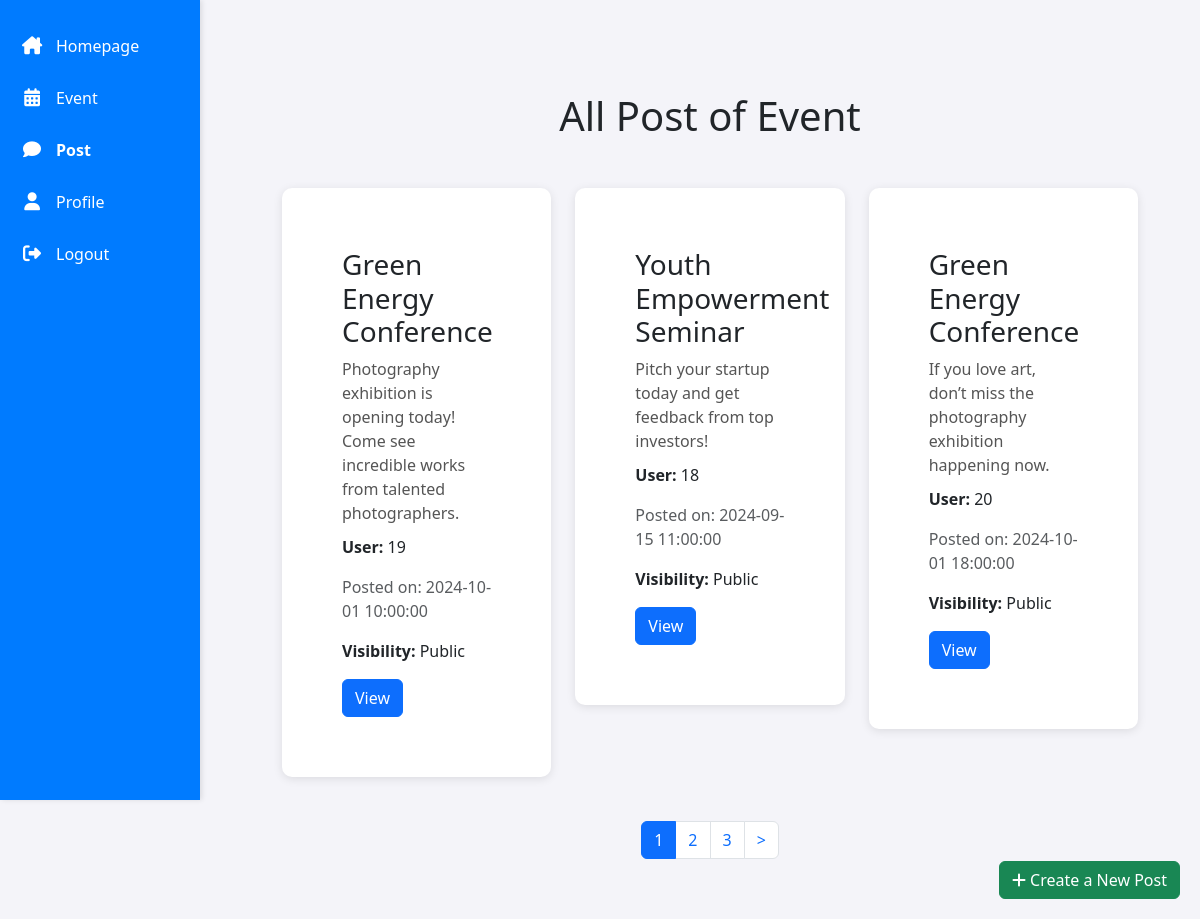
/event/post.php (signed in), run on the app's committed database.
### tables this page shows
CREATE TABLE `post` (
  `PostID` int(11) NOT NULL,
  `UserID` int(11) NOT NULL,
  `EventID` int(11) NOT NULL,
  `Content` text NOT NULL,
  `Timestamp` datetime NOT NULL,
  `Visibility` enum('Public','Private') NOT NULL,
  `image` varchar(255) DEFAULT NULL,
  `likes` int(11) NOT NULL
);

CREATE TABLE `event` (
  `EventID` int(11) NOT NULL,
  `Title` varchar(255) NOT NULL,
  `Description` text NOT NULL,
  `StartDate` datetime NOT NULL,
  `EndDate` datetime NOT NULL,
  `Location` varchar(255) NOT NULL,
  `HostID` int(11) NOT NULL,
  `Category` varchar(50) DEFAULT NULL,
  `MaxParticipants` int(11) DEFAULT NULL,
  `note` text DEFAULT NULL
);

### event/post.php (the view, shortened to what this page needs)
<?php
    $dbhost = 'localhost';
    $dbuser = 'root';
    $dbpassword = '';
    $dbname = 'event';
    $conn = @mysqli_connect($dbhost, $dbuser, $dbpassword, $dbname)
        or die ('Failed to connect to db.');
    $sql = "SELECT post.*, event.Title AS EventTitle
    FROM post
    JOIN event ON post.EventID = event.EventID
    ORDER BY post.PostID DESC";
    $limit = 3;
    $countSql = "SELECT COUNT(*) AS total from ($sql) t";
    $result = mysqli_query($conn, $countSql);
    $row = mysqli_fetch_assoc($result);
    $totalRecords = $row['total'];
    $totalPages = ceil($totalRecords / $limit);
    $page = 1;
    $offset = ($page-1) * $limit;
    $sql .= " LIMIT $limit OFFSET $offset";
    $result = @mysqli_query($conn, $sql);
    $post = @mysqli_fetch_all($result, MYSQLI_ASSOC);
    shuffle($post);
?>
<!DOCTYPE html>
<html lang="en">
<head>
    <link rel="stylesheet" href="styles.css">
    <link rel="stylesheet" href="https://cdnjs.cloudflare.com/ajax/libs/font-awesome/6.5.0/css/all.min.css">
    <link rel="stylesheet" href="https://cdn.jsdelivr.net/npm/bootstrap@5.3.3/dist/css/bootstrap.min.css">
</head>
<body class="container py-4">
<div class="sidebar">
  <a href="homepage.php"><i class="fa-solid fa-house-chimney"></i>Homepage</a>
  <a href="index.php"><i class="fa-solid fa-calendar-days"></i>Event</a>
  <a href="post.php"><i class="fa-solid fa-comment"></i><strong>Post</strong></a>
  <a href="user_profile.php"><i class="fa-solid fa-user"></i>Profile</a>
  <a href="logout.php"><i class="fa-solid fa-right-from-bracket"></i>Logout</a>
</div>
<div class="main-content">
<div class="my-5">
        <h1 class="text-center">All Post of Event</h1>
    </div>
    <?php if (empty($post)): ?>
    <p class="no-data">No events found.</p>
    <?php else: ?>
        <div class="row">
            <?php foreach ($post as $post): ?>
            <div class="col-md-6 col-lg-4 mb-4">
                <div class="event-card">
                    <div class="event-details">
                        <h3><?= htmlspecialchars($post['EventTitle']) ?></h3>
                        <p class="event-content"><?php echo $post['Content']; ?></p>
                        <p><strong>User: </strong><?php echo $post['UserID']; ?></p>
                        <p class="text-muted">Posted on: <?php echo $post['Timestamp']; ?></p>
                        <p><strong>Visibility: </strong> <?php echo $post['Visibility']; ?></p>
                        <a href="post_details.php?post_id=<?php echo $post['PostID']; ?>" class="btn btn-primary">View</a>
                    </div>
                </div>
            </div>
            <?php endforeach; ?>
        </div>
    <?php endif; ?>
<a href="create_post.php"
   class="btn btn-success"
   style="position: fixed; bottom: 20px; right: 20px; z-index: 999;">
  <i class="fa-solid fa-plus"></i> Create a New Post
</a>
    <nav aria-label="Page navigation example">
    <ul class="pagination">
        <?php
            $limit = 3;
            $start = max(1, $page - 1);
            $end = min($totalPages, $page + 1);
            if ($page == 1) {
                $end = min($totalPages, $start + $limit - 1);
            } elseif ($page == $totalPages) {
                $start = max(1, $end - $limit + 1);
            }
        ?>
        <?php for ($i = $start; $i <= $end; $i++): ?>
            <li class="page-item <?php echo ($i == $page) ? 'active' : ''; ?>">
                <a class="page-link" href="?page=<?php echo $i; ?>">
                    <?php echo $i; ?>
                </a>
            </li>
        <?php endfor; ?>
        <?php if ($page < $totalPages): ?>
            <li class="page-item">
                <a class="page-link" href="?page=<?php echo $page + 1; ?>">></a>
            </li>
        <?php endif; ?>
    </ul>
</nav>
</div>
</body>
</html>

### event/styles.css (style rules this page uses)
body { margin: 0; font-family: Arial, sans-serif; display: flex; background-color: #f5f7fa; min-height: 100vh; }
.sidebar { width: 200px; background-color: #007bff; height: 100vh; position: fixed; top: 0; left: 0; padding-top: 20px; box-shadow: 2px 0 5px rgba(0, 0, 0, 0.1); }
.sidebar a { display: flex; align-items: center; padding: 14px 20px; text-decoration: none; font-size: 16px; color: #ffffff; transition: background-color 0.3s ease; }
.sidebar a i { margin-right: 12px; font-size: 18px; width: 24px; text-align: center; }
.main-content { margin-left: 220px; padding: 20px; width: calc(100% - 220px); box-sizing: border-box; }

### event/post.php (style rules this page uses)
body { background-color: #f4f4f9; }
.event-card { background-color: #fff; border-radius: 10px; box-shadow: 0 2px 10px rgba(0,0,0,0.1); margin-bottom: 20px; }
.event-details { padding: 60px; }
.event-content { color: #555; margin-bottom: 10px; }
.pagination { justify-content: center; }

### data on the page
post: EventID.Title "Green Energy Conference", Content "Photography exhibition is opening today! Come see incredible works from talented photographers.", UserID "19", Timestamp "2024-10-01 10:00:00", Visibility "Public"
post: EventID.Title "Youth Empowerment Seminar", Content "Pitch your startup today and get feedback from top investors!", UserID "18", Timestamp "2024-09-15 11:00:00", Visibility "Public"
post: EventID.Title "Green Energy Conference", Content "If you love art, don’t miss the photography exhibition happening now.", UserID "20", Timestamp "2024-10-01 18:00:00", Visibility "Public"
